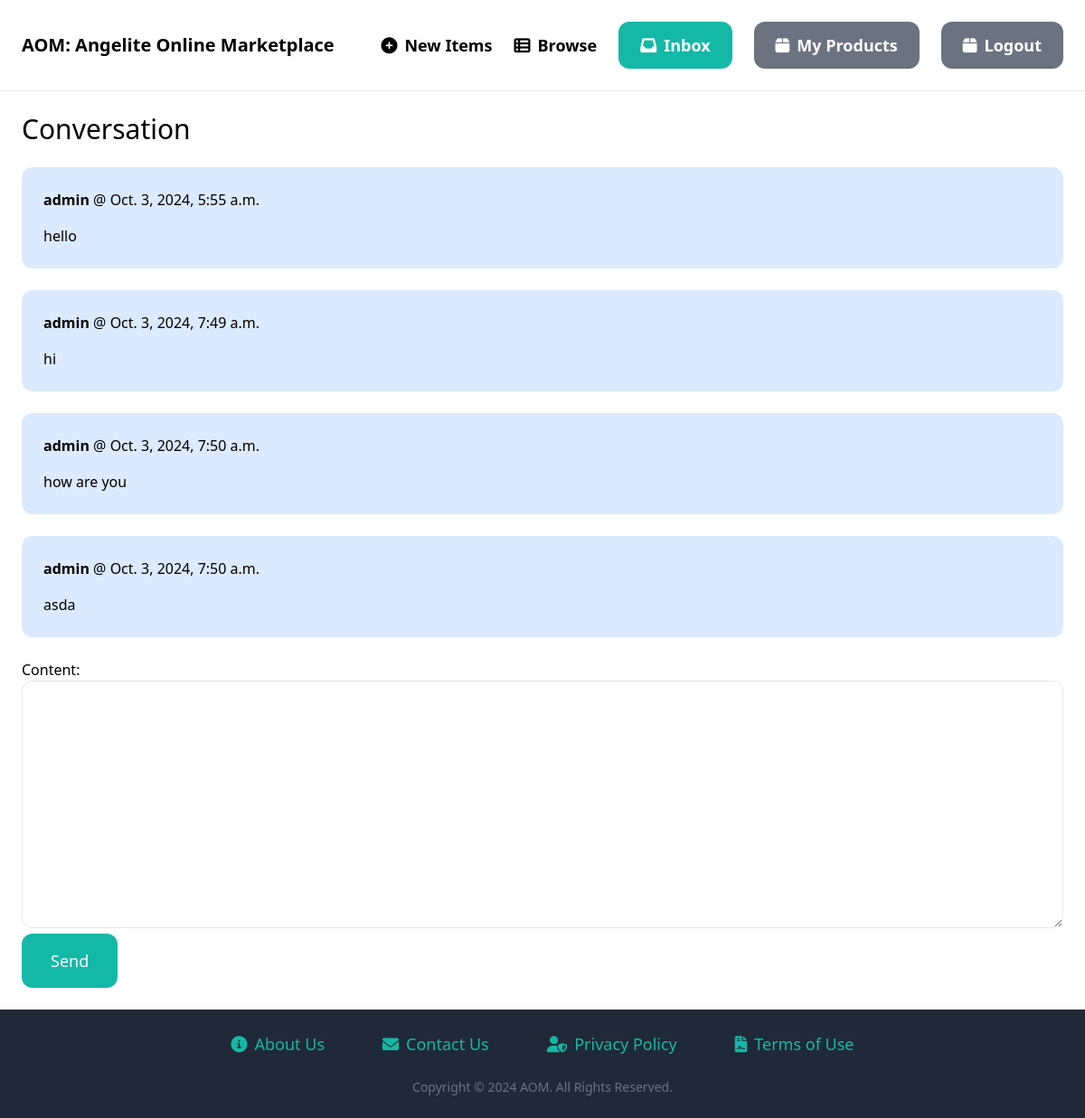
The page /inbox/2/ (signed in) on the database its author committed.
### inbox/models.py (models this page shows)
class ConversationMessage(models.Model):
    conversation = models.ForeignKey(Conversation, related_name='messages', on_delete=models.CASCADE)
    content = models.TextField()
    created_at = models.DateTimeField(auto_now_add=True)
    created_by = models.ForeignKey(User, related_name='created_messages', on_delete=models.CASCADE)

### inbox/views.py (the view)
# urls.py: path('<int:pk>/', views.detail, name='detail'),
@login_required
def detail(request, pk):
    conversation = Conversation.objects.filter(members__in=[request.user.id]).get(pk=pk)
    if request.method == 'POST':
        form = ConversationMessageForm(request.POST)
        if form.is_valid():
            conversation_message = form.save(commit=False)
            conversation_message.conversation = conversation
            conversation_message.created_by = request.user
            conversation_message.save()
            conversation.save()
            return redirect('inbox:detail', pk=pk)
    else:
        form = ConversationMessageForm()
    return render(request, 'conversation/detail.html', {
        'conversation': conversation,
        'form': form
    })

### inbox/forms.py
class ConversationMessageForm(forms.ModelForm):
    class Meta:
        model = ConversationMessage
        fields = ('content',)
        widgets = {
            'content' : forms.Textarea(attrs={
                'class' : 'w-full py-4 px-6 rounded-xl border'
            })
        }

### inbox/templates/conversation/detail.html (shortened to what this page needs)
{% extends 'core/base.html' %}
{% block content %}
<h1 class="mb-6 text-3xl">Conversation</h1>
<div class="space-y-6">
    {% for message in conversation.messages.all %}
        <div class="p-6 flex {% if message.created_by == request.user %}bg-blue-100{% else %}bg-gray-100{% endif %} rounded-xl">
            <div>
                <p class="mb-4"><strong>{{ message.created_by.username }}</strong> @ {{ message.created_at }}</p>
                <p>{{ message.content }}</p>
            </div>
        </div>
    {% endfor %}
</div>
<form method="post" action="." class="mt-6">
    {{ form.as_p }}
    <button class="py-4 px-8 text-lg bg-teal-500 hover:bg-teal-700 rounded-xl text-white">Send</button>
</form>
{% endblock %}

### rows shown on the page
ConversationMessage: created_by.username "admin", created_at "Oct. 3, 2024, 5:55 a.m.", content "hello"
ConversationMessage: created_by.username "admin", created_at "Oct. 3, 2024, 7:49 a.m.", content "hi"
ConversationMessage: created_by.username "admin", created_at "Oct. 3, 2024, 7:50 a.m.", content "how are you"
ConversationMessage: created_by.username "admin", created_at "Oct. 3, 2024, 7:50 a.m.", content "asda"
